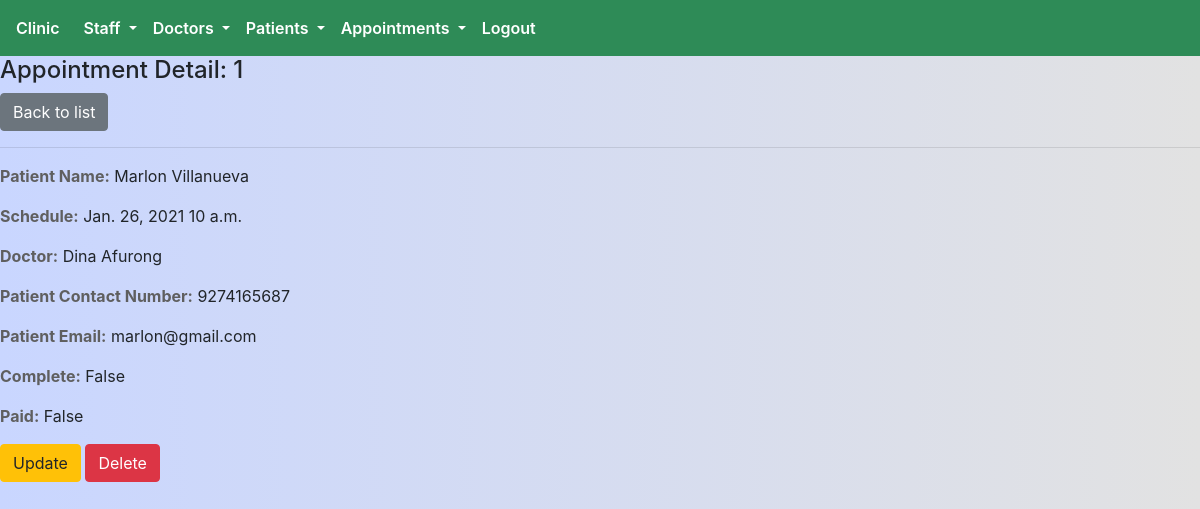
/appointment/1/ (signed in), run on an earlier commit of the app's database.
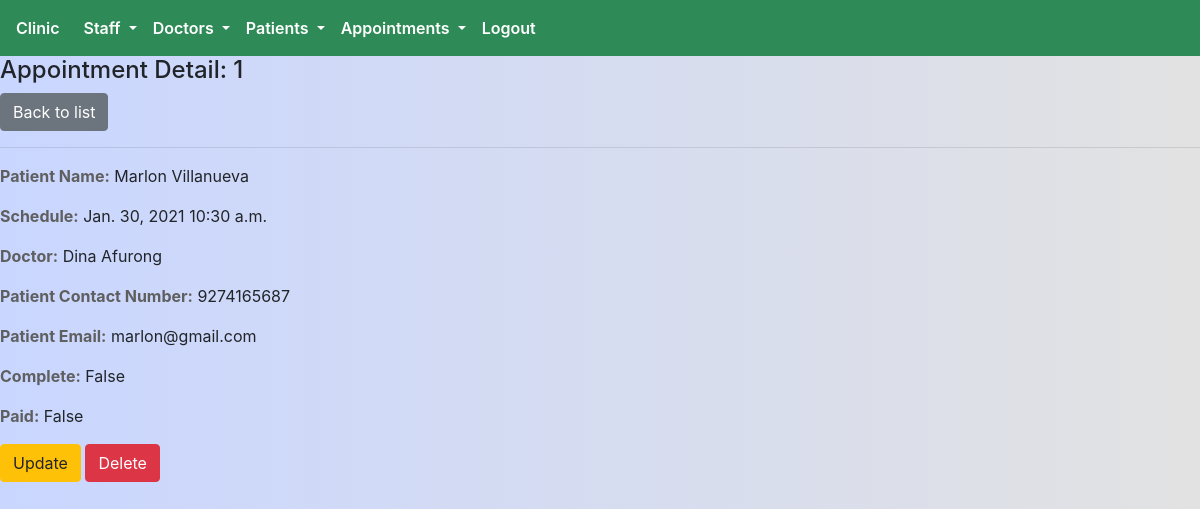
And on a later commit of the database.
### appointment/models.py (models this page shows, shortened)
class Appointment(models.Model):
    created_by = models.ForeignKey(
        User,
        on_delete = models.SET_NULL,
        null = True,
        related_name='appointments'
    )
    doctor = models.ForeignKey(
        Doctor,
        on_delete = models.SET_NULL,
        related_name='appointments',
        null = True,
        blank=True
    )
    patient = models.ForeignKey(
        Patient,
        on_delete=models.SET_NULL,
        null = True,
        related_name='appointments'
    )
    created_on = models.DateTimeField(auto_now_add=True)
    schedule_date = models.DateField()
    schedule_time = models.TimeField()
    description = models.CharField(max_length=500)
    is_paid = models.BooleanField(default=False)
    is_complete = models.BooleanField(default=False)
    price = models.IntegerField()

### patient/models.py (models this page shows, shortened)
class Patient(models.Model):
    first_name = models.CharField(max_length=255)
    last_name = models.CharField(max_length=255)
    email = models.EmailField(unique=True)
    contact_number = models.IntegerField()
    birthday = models.DateField()
    created_on = models.DateTimeField(auto_now_add=True)
    profile_picture = models.ImageField(blank=True)

### doctor/models.py (models this page shows, shortened)
class Doctor(models.Model):
    user = models.OneToOneField(User,on_delete=models.CASCADE)
    is_doctor = models.BooleanField(default=True)
    contact_number = models.PositiveIntegerField()
    profile_picture = models.ImageField(blank=True)

### appointment/views.py (the view)
# urls.py: path('<int:pk>/',staff_member_required(views.AppointmentDetailView.as_view()),name='detail'),
class AppointmentDetailView(generic.DetailView):
    model = Appointment
    template_name = 'appointment/appointment_detail.html'
    context_object_name = 'appointment_detail'

### templates/appointment/appointment_detail.html
{% extends 'core/base.html' %}
{% block head_block %}
{% load static %}
<link rel="stylesheet" href="{% static 'css/appointment.css'%}">
{% load formcss %}
{% endblock head_block %}
{% block body_block %}
    <div class="patient-details-main-container">
      <div class="appointment-info-container">
        <h4>Appointment Detail: {{ appointment_detail.id}}</h4>
        <a href="{% url 'appointment:list' %}" class="btn btn-secondary">Back to list</a>
        <hr>
        <p><strong style="color:#5f5f5f;">Patient Name:</strong> {{appointment_detail.patient.first_name | title}} {{appointment_detail.patient.last_name | title}}</p>
        <p><strong style="color:#5f5f5f;">Schedule:</strong> {{ appointment_detail.schedule_date }} {{ appointment_detail.schedule_time }}</p>
        <p><strong style="color:#5f5f5f;">Doctor:</strong> {{appointment_detail.doctor.user.first_name | title}} {{appointment_detail.doctor.user.last_name | title}}</p>
        <p><strong style="color:#5f5f5f;">Patient Contact Number:</strong> {{appointment_detail.patient.contact_number}}</p>
        <p><strong style="color:#5f5f5f;">Patient Email:</strong> {{appointment_detail.patient.email }}</p>
        <p><strong style="color:#5f5f5f;">Complete:</strong> {{appointment_detail.is_complete }}</p>
        <p><strong style="color:#5f5f5f;">Paid:</strong> {{appointment_detail.is_paid }}</p>
        {% if user.is_staff %}
        <div class="cta-container">
          <a href="{% url 'appointment:update' pk=appointment_detail.id %}" class="btn btn-warning">Update</a>
          <a href="{% url 'appointment:delete' pk=appointment_detail.id%}" class="btn btn-danger">Delete</a>
        </div>
        {% endif %}
      </div>
    </div>
{% endblock body_block %}

What changed in the data, as far as the page shows it:
changed Appointment "False": schedule_date "Jan. 26, 2021" → "Jan. 30, 2021"; schedule_time "10 a.m." → "10:30 a.m."
